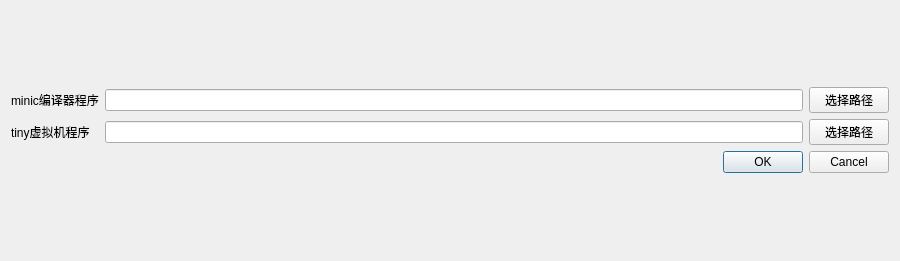
<?xml version="1.0" encoding="UTF-8"?>
<ui version="4.0">
 <class>OptionDialog</class>
 <widget class="QDialog" name="OptionDialog">
  <property name="geometry">
   <rect>
    <x>0</x>
    <y>0</y>
    <width>900</width>
    <height>261</height>
   </rect>
  </property>
  <property name="sizePolicy">
   <sizepolicy hsizetype="Expanding" vsizetype="Expanding">
    <horstretch>0</horstretch>
    <verstretch>0</verstretch>
   </sizepolicy>
  </property>
  <property name="windowTitle">
   <string>请选择可执行程序路径</string>
  </property>
  <layout class="QGridLayout" name="gridLayout_2">
   <item row="0" column="0">
    <layout class="QVBoxLayout" name="verticalLayout">
     <property name="sizeConstraint">
      <enum>QLayout::SetMinimumSize</enum>
     </property>
     <item>
      <layout class="QGridLayout" name="gridLayout">
       <property name="sizeConstraint">
        <enum>QLayout::SetMinimumSize</enum>
       </property>
       <item row="1" column="1">
        <widget class="QLineEdit" name="genTreePathEdit">
         <property name="text">
          <string/>
         </property>
        </widget>
       </item>
       <item row="0" column="0">
        <widget class="QLabel" name="label">
         <property name="text">
          <string>minic编译器程序</string>
         </property>
        </widget>
       </item>
       <item row="1" column="0">
        <widget class="QLabel" name="label_2">
         <property name="text">
          <string>tiny虚拟机程序</string>
         </property>
        </widget>
       </item>
       <item row="0" column="1">
        <widget class="QLineEdit" name="scanPathEdit">
         <property name="text">
          <string/>
         </property>
        </widget>
       </item>
       <item row="0" column="2">
        <widget class="QPushButton" name="chooseScanBtn">
         <property name="text">
          <string>选择路径</string>
         </property>
        </widget>
       </item>
       <item row="1" column="2">
        <widget class="QPushButton" name="chooseGenTreeBtn">
         <property name="text">
          <string>选择路径</string>
         </property>
        </widget>
       </item>
      </layout>
     </item>
     <item>
      <layout class="QHBoxLayout" name="horizontalLayout">
       <property name="sizeConstraint">
        <enum>QLayout::SetMinimumSize</enum>
       </property>
       <item>
        <spacer name="horizontalSpacer">
         <property name="orientation">
          <enum>Qt::Horizontal</enum>
         </property>
         <property name="sizeHint" stdset="0">
          <size>
           <width>40</width>
           <height>20</height>
          </size>
         </property>
        </spacer>
       </item>
       <item>
        <widget class="QDialogButtonBox" name="buttonBox">
         <property name="orientation">
          <enum>Qt::Horizontal</enum>
         </property>
         <property name="standardButtons">
          <set>QDialogButtonBox::Cancel|QDialogButtonBox::Ok</set>
         </property>
        </widget>
       </item>
      </layout>
     </item>
    </layout>
   </item>
  </layout>
 </widget>
 <resources/>
 <connections>
  <connection>
   <sender>buttonBox</sender>
   <signal>accepted()</signal>
   <receiver>OptionDialog</receiver>
   <slot>accept()</slot>
   <hints>
    <hint type="sourcelabel">
     <x>248</x>
     <y>254</y>
    </hint>
    <hint type="destinationlabel">
     <x>157</x>
     <y>274</y>
    </hint>
   </hints>
  </connection>
  <connection>
   <sender>buttonBox</sender>
   <signal>rejected()</signal>
   <receiver>OptionDialog</receiver>
   <slot>reject()</slot>
   <hints>
    <hint type="sourcelabel">
     <x>316</x>
     <y>260</y>
    </hint>
    <hint type="destinationlabel">
     <x>286</x>
     <y>274</y>
    </hint>
   </hints>
  </connection>
 </connections>
</ui>
